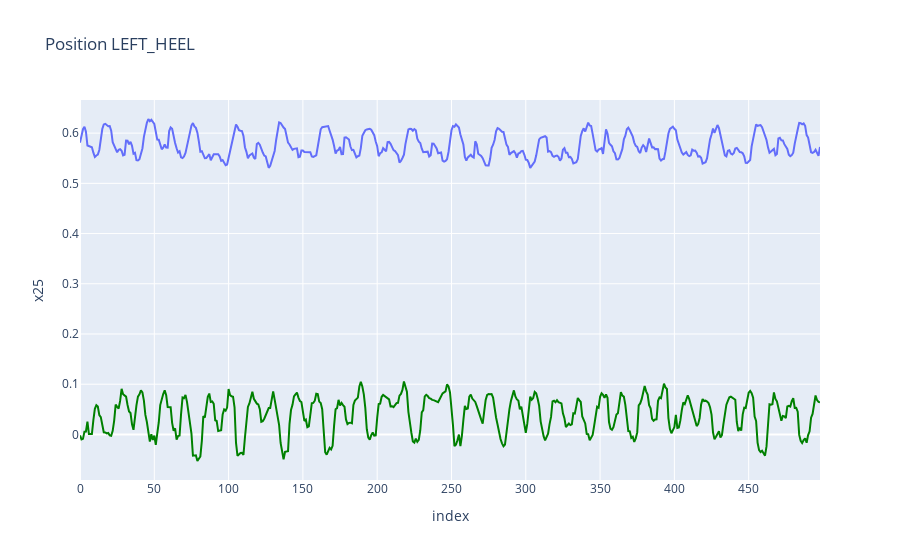

The code cell stored with this chart in its notebook:
### Code cell
import pandas as pd
import plotly.express as px

df_side = pd.read_csv("Gehen-6_5_Seite.csv")
df_back = pd.read_csv("Gehen-6_5_Hinten.csv")
fig_side = px.line(df_side, y="x25", title='Position LEFT_HEEL')
fig_back = px.line(df_back, y="z25")
fig_back.update_traces(line= dict(
    color = "green"
))

fig_side.add_trace(fig_back.data[0], )
fig_side.show()
#df

### Figure 1 — Plotly figure (JSON) as saved in the notebook; plotly's stock layout.template omitted (floating-point values rounded to 4 significant figures; data arrays with more than 128 entries replaced by an {"elided": "..."} marker saying what was removed)
{"data": [{"hovertemplate": "index=%{x}<br>x25=%{y}<extra></extra>", "legendgroup": "", "line": {"color": "#636efa", "dash": "solid"}, "marker": {"symbol": "circle"}, "mode": "lines", "name": "", "orientation": "v", "showlegend": false, "type": "scatter", "x": {"elided": "499 int values"}, "xaxis": "x", "y": {"elided": "499 float values"}, "yaxis": "y"}, {"hovertemplate": "index=%{x}<br>z25=%{y}<extra></extra>", "legendgroup": "", "line": {"color": "green", "dash": "solid"}, "marker": {"symbol": "circle"}, "mode": "lines", "name": "", "orientation": "v", "showlegend": false, "type": "scatter", "x": {"elided": "499 int values"}, "xaxis": "x", "y": {"elided": "499 float values"}, "yaxis": "y"}], "layout": {"legend": {"tracegroupgap": 0}, "title": {"text": "Position LEFT_HEEL"}, "xaxis": {"anchor": "y", "domain": [0, 1], "title": {"text": "index"}}, "yaxis": {"anchor": "x", "domain": [0, 1], "title": {"text": "x25"}}}}
